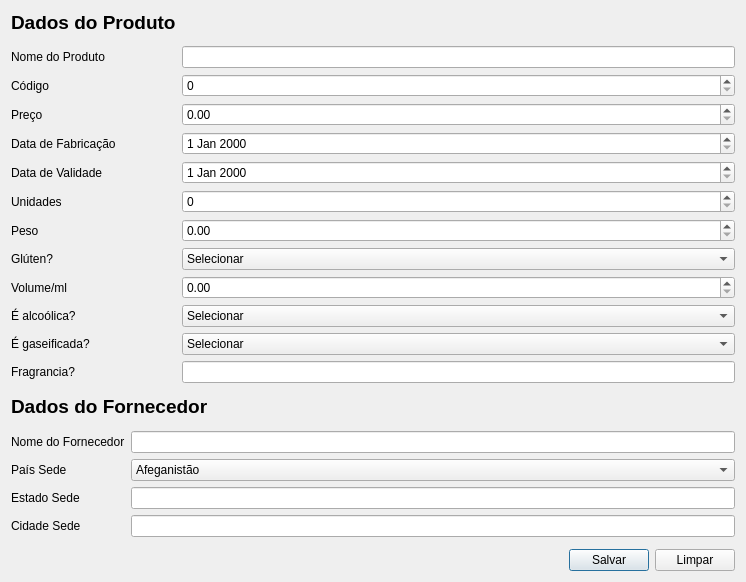
<?xml version="1.0" encoding="UTF-8"?>
<ui version="4.0">
 <class>CadastroMercearia</class>
 <widget class="QDialog" name="CadastroMercearia">
  <property name="enabled">
   <bool>true</bool>
  </property>
  <property name="geometry">
   <rect>
    <x>0</x>
    <y>0</y>
    <width>746</width>
    <height>582</height>
   </rect>
  </property>
  <property name="windowTitle">
   <string>Cadastrar</string>
  </property>
  <layout class="QVBoxLayout" name="verticalLayout">
   <item>
    <layout class="QGridLayout" name="gridLayout">
     <item row="7" column="1">
      <widget class="QSpinBox" name="SPIN_UNIDADE">
       <property name="enabled">
        <bool>true</bool>
       </property>
       <property name="toolTip">
        <string/>
       </property>
       <property name="maximum">
        <number>1000</number>
       </property>
      </widget>
     </item>
     <item row="12" column="0">
      <widget class="QLabel" name="LABEL_GAS">
       <property name="text">
        <string>É gaseificada?</string>
       </property>
      </widget>
     </item>
     <item row="4" column="1">
      <widget class="QDoubleSpinBox" name="SPIN_PRECO">
       <property name="decimals">
        <number>2</number>
       </property>
       <property name="maximum">
        <double>100000000.000000000000000</double>
       </property>
      </widget>
     </item>
     <item row="9" column="1">
      <widget class="QComboBox" name="COMBO_GLUTEN">
       <item>
        <property name="text">
         <string>Selecionar</string>
        </property>
       </item>
       <item>
        <property name="text">
         <string>Sim</string>
        </property>
       </item>
       <item>
        <property name="text">
         <string>Não</string>
        </property>
       </item>
      </widget>
     </item>
     <item row="11" column="0">
      <widget class="QLabel" name="LABEL_ALCOOLICA">
       <property name="text">
        <string>É alcoólica?</string>
       </property>
      </widget>
     </item>
     <item row="5" column="1">
      <widget class="QDateEdit" name="DAFA">
       <property name="enabled">
        <bool>true</bool>
       </property>
       <property name="calendarPopup">
        <bool>false</bool>
       </property>
       <property name="currentSectionIndex">
        <number>0</number>
       </property>
       <property name="timeSpec">
        <enum>Qt::LocalTime</enum>
       </property>
       <property name="date">
        <date>
         <year>2000</year>
         <month>1</month>
         <day>1</day>
        </date>
       </property>
      </widget>
     </item>
     <item row="10" column="1">
      <widget class="QDoubleSpinBox" name="SPIN_VOLUME"/>
     </item>
     <item row="2" column="1">
      <widget class="QLineEdit" name="LINE_NOME"/>
     </item>
     <item row="4" column="0">
      <widget class="QLabel" name="label_2">
       <property name="text">
        <string>Preço</string>
       </property>
      </widget>
     </item>
     <item row="5" column="0">
      <widget class="QLabel" name="label_4">
       <property name="text">
        <string>Data de Fabricação</string>
       </property>
      </widget>
     </item>
     <item row="8" column="0">
      <widget class="QLabel" name="LABEL_PESO">
       <property name="text">
        <string>Peso</string>
       </property>
      </widget>
     </item>
     <item row="3" column="1">
      <widget class="QSpinBox" name="SPIN_CODIGO">
       <property name="maximum">
        <number>9999</number>
       </property>
      </widget>
     </item>
     <item row="6" column="0">
      <widget class="QLabel" name="label_5">
       <property name="text">
        <string>Data de Validade</string>
       </property>
      </widget>
     </item>
     <item row="8" column="1">
      <widget class="QDoubleSpinBox" name="SPIN_PESO">
       <property name="enabled">
        <bool>true</bool>
       </property>
      </widget>
     </item>
     <item row="11" column="1">
      <widget class="QComboBox" name="COMBO_ALCOOLICA">
       <item>
        <property name="text">
         <string>Selecionar</string>
        </property>
       </item>
       <item>
        <property name="text">
         <string>Sim</string>
        </property>
       </item>
       <item>
        <property name="text">
         <string>Não</string>
        </property>
       </item>
      </widget>
     </item>
     <item row="0" column="0">
      <widget class="QLabel" name="label_11">
       <property name="font">
        <font>
         <pointsize>14</pointsize>
         <weight>75</weight>
         <bold>true</bold>
        </font>
       </property>
       <property name="text">
        <string>Dados do Produto</string>
       </property>
      </widget>
     </item>
     <item row="7" column="0">
      <widget class="QLabel" name="LABEL_UNIDADE">
       <property name="text">
        <string>Unidades</string>
       </property>
      </widget>
     </item>
     <item row="3" column="0">
      <widget class="QLabel" name="label_3">
       <property name="text">
        <string>Código</string>
       </property>
      </widget>
     </item>
     <item row="6" column="1">
      <widget class="QDateEdit" name="DAVA"/>
     </item>
     <item row="12" column="1">
      <widget class="QComboBox" name="COMBO_GAS">
       <item>
        <property name="text">
         <string>Selecionar</string>
        </property>
       </item>
       <item>
        <property name="text">
         <string>Sim</string>
        </property>
       </item>
       <item>
        <property name="text">
         <string>Não</string>
        </property>
       </item>
      </widget>
     </item>
     <item row="1" column="0">
      <spacer name="verticalSpacer_2">
       <property name="orientation">
        <enum>Qt::Vertical</enum>
       </property>
       <property name="sizeHint" stdset="0">
        <size>
         <width>20</width>
         <height>40</height>
        </size>
       </property>
      </spacer>
     </item>
     <item row="10" column="0">
      <widget class="QLabel" name="LABEL_VOLUME">
       <property name="text">
        <string>Volume/ml</string>
       </property>
      </widget>
     </item>
     <item row="2" column="0">
      <widget class="QLabel" name="label">
       <property name="text">
        <string>Nome do Produto</string>
       </property>
      </widget>
     </item>
     <item row="9" column="0">
      <widget class="QLabel" name="LABEL_GLUTEN">
       <property name="font">
        <font>
         <kerning>false</kerning>
        </font>
       </property>
       <property name="text">
        <string>Glúten?</string>
       </property>
      </widget>
     </item>
     <item row="13" column="0">
      <widget class="QLabel" name="LABEL_FRAGRANCIA">
       <property name="text">
        <string>Fragrancia?</string>
       </property>
      </widget>
     </item>
     <item row="13" column="1">
      <widget class="QLineEdit" name="LINE_FRAGRANCIA"/>
     </item>
    </layout>
   </item>
   <item>
    <spacer name="verticalSpacer_3">
     <property name="orientation">
      <enum>Qt::Vertical</enum>
     </property>
     <property name="sizeHint" stdset="0">
      <size>
       <width>20</width>
       <height>40</height>
      </size>
     </property>
    </spacer>
   </item>
   <item>
    <widget class="QLabel" name="label_12">
     <property name="font">
      <font>
       <pointsize>14</pointsize>
       <weight>75</weight>
       <bold>true</bold>
      </font>
     </property>
     <property name="text">
      <string>Dados do Fornecedor</string>
     </property>
    </widget>
   </item>
   <item>
    <spacer name="verticalSpacer_4">
     <property name="orientation">
      <enum>Qt::Vertical</enum>
     </property>
     <property name="sizeHint" stdset="0">
      <size>
       <width>20</width>
       <height>40</height>
      </size>
     </property>
    </spacer>
   </item>
   <item>
    <layout class="QFormLayout" name="formLayout_2">
     <item row="0" column="0">
      <widget class="QLabel" name="label_7">
       <property name="text">
        <string>Nome do Fornecedor</string>
       </property>
      </widget>
     </item>
     <item row="0" column="1">
      <widget class="QLineEdit" name="LINE_NOME_FORNECEDOR"/>
     </item>
     <item row="1" column="0">
      <widget class="QLabel" name="label_8">
       <property name="text">
        <string>País Sede</string>
       </property>
      </widget>
     </item>
     <item row="2" column="0">
      <widget class="QLabel" name="label_9">
       <property name="text">
        <string>Estado Sede</string>
       </property>
      </widget>
     </item>
     <item row="2" column="1">
      <widget class="QLineEdit" name="LINE_ESTADO"/>
     </item>
     <item row="3" column="0">
      <widget class="QLabel" name="label_10">
       <property name="text">
        <string>Cidade Sede</string>
       </property>
      </widget>
     </item>
     <item row="3" column="1">
      <widget class="QLineEdit" name="LINE_CIDADE"/>
     </item>
     <item row="1" column="1">
      <widget class="QComboBox" name="COMBOBOX_PAIS">
       <item>
        <property name="text">
         <string>Afeganistão</string>
        </property>
       </item>
       <item>
        <property name="text">
         <string>África do Sul</string>
        </property>
       </item>
       <item>
        <property name="text">
         <string>Albânia</string>
        </property>
       </item>
       <item>
        <property name="text">
         <string>Alemanha</string>
        </property>
       </item>
       <item>
        <property name="text">
         <string>Andorra</string>
        </property>
       </item>
       <item>
        <property name="text">
         <string>Angola</string>
        </property>
       </item>
       <item>
        <property name="text">
         <string>Anguilla</string>
        </property>
       </item>
       <item>
        <property name="text">
         <string>Antilhas Holandesas</string>
        </property>
       </item>
       <item>
        <property name="text">
         <string>Antárctida</string>
        </property>
       </item>
       <item>
        <property name="text">
         <string>Antígua e Barbuda</string>
        </property>
       </item>
       <item>
        <property name="text">
         <string>Argentina</string>
        </property>
       </item>
       <item>
        <property name="text">
         <string>Argélia</string>
        </property>
       </item>
       <item>
        <property name="text">
         <string>Armênia</string>
        </property>
       </item>
       <item>
        <property name="text">
         <string>Aruba</string>
        </property>
       </item>
       <item>
        <property name="text">
         <string>Arábia Saudita</string>
        </property>
       </item>
       <item>
        <property name="text">
         <string>Austrália</string>
        </property>
       </item>
       <item>
        <property name="text">
         <string>Áustria</string>
        </property>
       </item>
       <item>
        <property name="text">
         <string>Azerbaijão</string>
        </property>
       </item>
       <item>
        <property name="text">
         <string>Bahamas</string>
        </property>
       </item>
       <item>
        <property name="text">
         <string>Bahrein</string>
        </property>
       </item>
       <item>
        <property name="text">
         <string>Bangladesh</string>
        </property>
       </item>
       <item>
        <property name="text">
         <string>Barbados</string>
        </property>
       </item>
       <item>
        <property name="text">
         <string>Belize</string>
        </property>
       </item>
       <item>
        <property name="text">
         <string>Benim</string>
        </property>
       </item>
       <item>
        <property name="text">
         <string>Bermudas</string>
        </property>
       </item>
       <item>
        <property name="text">
         <string>Bielorrússia</string>
        </property>
       </item>
       <item>
        <property name="text">
         <string>Bolívia</string>
        </property>
       </item>
       <item>
        <property name="text">
         <string>Botswana</string>
        </property>
       </item>
       <item>
        <property name="text">
         <string>Brasil</string>
        </property>
       </item>
       <item>
        <property name="text">
         <string>Brunei</string>
        </property>
       </item>
       <item>
        <property name="text">
         <string>Bulgária</string>
        </property>
       </item>
       <item>
        <property name="text">
         <string>Burkina Faso</string>
        </property>
       </item>
       <item>
        <property name="text">
         <string>Burundi</string>
        </property>
       </item>
       <item>
        <property name="text">
         <string>Butão</string>
        </property>
       </item>
       <item>
        <property name="text">
         <string>Bélgica</string>
        </property>
       </item>
       <item>
        <property name="text">
         <string>Bósnia e Herzegovina</string>
        </property>
       </item>
       <item>
        <property name="text">
         <string>Cabo Verde</string>
        </property>
       </item>
       <item>
        <property name="text">
         <string>Camarões</string>
        </property>
       </item>
       <item>
        <property name="text">
         <string>Camboja</string>
        </property>
       </item>
       <item>
        <property name="text">
         <string>Canadá</string>
        </property>
       </item>
       <item>
        <property name="text">
         <string>Catar</string>
        </property>
       </item>
       <item>
        <property name="text">
         <string>Cazaquistão</string>
        </property>
       </item>
       <item>
        <property name="text">
         <string>Chade</string>
        </property>
       </item>
       <item>
        <property name="text">
         <string>Chile</string>
        </property>
       </item>
       <item>
        <property name="text">
         <string>China</string>
        </property>
       </item>
       <item>
        <property name="text">
         <string>Chipre</string>
        </property>
       </item>
       <item>
        <property name="text">
         <string>Colômbia</string>
        </property>
       </item>
       <item>
        <property name="text">
         <string>Comores</string>
        </property>
       </item>
       <item>
        <property name="text">
         <string>Coreia do Norte</string>
        </property>
       </item>
       <item>
        <property name="text">
         <string>Coreia do Sul</string>
        </property>
       </item>
       <item>
        <property name="text">
         <string>Costa do Marfim</string>
        </property>
       </item>
       <item>
        <property name="text">
         <string>Costa Rica</string>
        </property>
       </item>
       <item>
        <property name="text">
         <string>Croácia</string>
        </property>
       </item>
       <item>
        <property name="text">
         <string>Cuba</string>
        </property>
       </item>
       <item>
        <property name="text">
         <string>Dinamarca</string>
        </property>
       </item>
       <item>
        <property name="text">
         <string>Djibouti</string>
        </property>
       </item>
       <item>
        <property name="text">
         <string>Dominica</string>
        </property>
       </item>
       <item>
        <property name="text">
         <string>Egito</string>
        </property>
       </item>
       <item>
        <property name="text">
         <string>El Salvador</string>
        </property>
       </item>
       <item>
        <property name="text">
         <string>Emirados Árabes Unidos</string>
        </property>
       </item>
       <item>
        <property name="text">
         <string>Equador</string>
        </property>
       </item>
       <item>
        <property name="text">
         <string>Eritreia</string>
        </property>
       </item>
       <item>
        <property name="text">
         <string>Escócia</string>
        </property>
       </item>
       <item>
        <property name="text">
         <string>Eslováquia</string>
        </property>
       </item>
       <item>
        <property name="text">
         <string>Eslovênia</string>
        </property>
       </item>
       <item>
        <property name="text">
         <string>Espanha</string>
        </property>
       </item>
       <item>
        <property name="text">
         <string>Estados Federados da Micronésia</string>
        </property>
       </item>
       <item>
        <property name="text">
         <string>Estados Unidos</string>
        </property>
       </item>
       <item>
        <property name="text">
         <string>Estônia</string>
        </property>
       </item>
       <item>
        <property name="text">
         <string>Etiópia</string>
        </property>
       </item>
       <item>
        <property name="text">
         <string>Fiji</string>
        </property>
       </item>
       <item>
        <property name="text">
         <string>Filipinas</string>
        </property>
       </item>
       <item>
        <property name="text">
         <string>Finlândia</string>
        </property>
       </item>
       <item>
        <property name="text">
         <string>França</string>
        </property>
       </item>
       <item>
        <property name="text">
         <string>Gabão</string>
        </property>
       </item>
       <item>
        <property name="text">
         <string>Gana</string>
        </property>
       </item>
       <item>
        <property name="text">
         <string>Geórgia</string>
        </property>
       </item>
       <item>
        <property name="text">
         <string>Gibraltar</string>
        </property>
       </item>
       <item>
        <property name="text">
         <string>Granada</string>
        </property>
       </item>
       <item>
        <property name="text">
         <string>Gronelândia</string>
        </property>
       </item>
       <item>
        <property name="text">
         <string>Grécia</string>
        </property>
       </item>
       <item>
        <property name="text">
         <string>Guadalupe</string>
        </property>
       </item>
       <item>
        <property name="text">
         <string>Guam</string>
        </property>
       </item>
       <item>
        <property name="text">
         <string>Guatemala</string>
        </property>
       </item>
       <item>
        <property name="text">
         <string>Guernesei</string>
        </property>
       </item>
       <item>
        <property name="text">
         <string>Guiana</string>
        </property>
       </item>
       <item>
        <property name="text">
         <string>Guiana Francesa</string>
        </property>
       </item>
       <item>
        <property name="text">
         <string>Guiné</string>
        </property>
       </item>
       <item>
        <property name="text">
         <string>Guiné Equatorial</string>
        </property>
       </item>
       <item>
        <property name="text">
         <string>Guiné-Bissau</string>
        </property>
       </item>
       <item>
        <property name="text">
         <string>Gâmbia</string>
        </property>
       </item>
       <item>
        <property name="text">
         <string>Haiti</string>
        </property>
       </item>
       <item>
        <property name="text">
         <string>Honduras</string>
        </property>
       </item>
       <item>
        <property name="text">
         <string>Hong Kong</string>
        </property>
       </item>
       <item>
        <property name="text">
         <string>Hungria</string>
        </property>
       </item>
       <item>
        <property name="text">
         <string>Ilha Bouvet</string>
        </property>
       </item>
       <item>
        <property name="text">
         <string>Ilha de Man</string>
        </property>
       </item>
       <item>
        <property name="text">
         <string>Ilha do Natal</string>
        </property>
       </item>
       <item>
        <property name="text">
         <string>Ilha Heard e Ilhas McDonald</string>
        </property>
       </item>
       <item>
        <property name="text">
         <string>Ilha Norfolk</string>
        </property>
       </item>
       <item>
        <property name="text">
         <string>Ilhas Cayman</string>
        </property>
       </item>
       <item>
        <property name="text">
         <string>Ilhas Cocos (Keeling)</string>
        </property>
       </item>
       <item>
        <property name="text">
         <string>Ilhas Cook</string>
        </property>
       </item>
       <item>
        <property name="text">
         <string>Ilhas Feroé</string>
        </property>
       </item>
       <item>
        <property name="text">
         <string>Ilhas Geórgia do Sul e Sandwich do Sul</string>
        </property>
       </item>
       <item>
        <property name="text">
         <string>Ilhas Malvinas</string>
        </property>
       </item>
       <item>
        <property name="text">
         <string>Ilhas Marshall</string>
        </property>
       </item>
       <item>
        <property name="text">
         <string>Ilhas Menores Distantes dos Estados Unidos</string>
        </property>
       </item>
       <item>
        <property name="text">
         <string>Ilhas Salomão</string>
        </property>
       </item>
       <item>
        <property name="text">
         <string>Ilhas Virgens Americanas</string>
        </property>
       </item>
       <item>
        <property name="text">
         <string>Ilhas Virgens Britânicas</string>
        </property>
       </item>
       <item>
        <property name="text">
         <string>Ilhas Åland</string>
        </property>
       </item>
       <item>
        <property name="text">
         <string>Indonésia</string>
        </property>
       </item>
       <item>
        <property name="text">
         <string>Inglaterra</string>
        </property>
       </item>
       <item>
        <property name="text">
         <string>Índia</string>
        </property>
       </item>
       <item>
        <property name="text">
         <string>Iraque</string>
        </property>
       </item>
       <item>
        <property name="text">
         <string>Irlanda do Norte</string>
        </property>
       </item>
       <item>
        <property name="text">
         <string>Irlanda</string>
        </property>
       </item>
       <item>
        <property name="text">
         <string>Irã</string>
        </property>
       </item>
       <item>
        <property name="text">
         <string>Islândia</string>
        </property>
       </item>
       <item>
        <property name="text">
         <string>Israel</string>
        </property>
       </item>
       <item>
        <property name="text">
         <string>Itália</string>
        </property>
       </item>
       <item>
        <property name="text">
         <string>Iêmen</string>
        </property>
       </item>
       <item>
        <property name="text">
         <string>Jamaica</string>
        </property>
       </item>
       <item>
        <property name="text">
         <string>Japão</string>
        </property>
       </item>
       <item>
        <property name="text">
         <string>Jersey</string>
        </property>
       </item>
       <item>
        <property name="text">
         <string>Jordânia</string>
        </property>
       </item>
       <item>
        <property name="text">
         <string>Kiribati</string>
        </property>
       </item>
       <item>
        <property name="text">
         <string>Kuwait</string>
        </property>
       </item>
       <item>
        <property name="text">
         <string>Laos</string>
        </property>
       </item>
       <item>
        <property name="text">
         <string>Lesoto</string>
        </property>
       </item>
       <item>
        <property name="text">
         <string>Letônia</string>
        </property>
       </item>
       <item>
        <property name="text">
         <string>Libéria</string>
        </property>
       </item>
       <item>
        <property name="text">
         <string>Liechtenstein</string>
        </property>
       </item>
       <item>
        <property name="text">
         <string>Lituânia</string>
        </property>
       </item>
       <item>
        <property name="text">
         <string>Luxemburgo</string>
        </property>
       </item>
       <item>
        <property name="text">
         <string>Líbano</string>
        </property>
       </item>
       <item>
        <property name="text">
         <string>Líbia</string>
        </property>
       </item>
       <item>
        <property name="text">
         <string>Macau</string>
        </property>
       </item>
       <item>
        <property name="text">
         <string>Macedônia</string>
        </property>
       </item>
       <item>
        <property name="text">
         <string>Madagáscar</string>
        </property>
       </item>
       <item>
        <property name="text">
         <string>Malawi</string>
        </property>
       </item>
       <item>
        <property name="text">
         <string>Maldivas</string>
        </property>
       </item>
       <item>
        <property name="text">
         <string>Mali</string>
        </property>
       </item>
       <item>
        <property name="text">
         <string>Malta</string>
        </property>
       </item>
       <item>
        <property name="text">
         <string>Malásia</string>
        </property>
       </item>
       <item>
        <property name="text">
         <string>Marianas Setentrionais</string>
        </property>
       </item>
       <item>
        <property name="text">
         <string>Marrocos</string>
        </property>
       </item>
       <item>
        <property name="text">
         <string>Martinica</string>
        </property>
       </item>
       <item>
        <property name="text">
         <string>Mauritânia</string>
        </property>
       </item>
       <item>
        <property name="text">
         <string>Maurícia</string>
        </property>
       </item>
       <item>
        <property name="text">
         <string>Mayotte</string>
        </property>
       </item>
       <item>
        <property name="text">
         <string>Moldávia</string>
        </property>
       </item>
       <item>
        <property name="text">
         <string>Mongólia</string>
        </property>
       </item>
       <item>
        <property name="text">
         <string>Montenegro</string>
        </property>
       </item>
       <item>
        <property name="text">
         <string>Montserrat</string>
        </property>
       </item>
       <item>
        <property name="text">
         <string>Moçambique</string>
        </property>
       </item>
       <item>
        <property name="text">
         <string>Myanmar</string>
        </property>
       </item>
       <item>
        <property name="text">
         <string>México</string>
        </property>
       </item>
       <item>
        <property name="text">
         <string>Mônaco</string>
        </property>
       </item>
       <item>
        <property name="text">
         <string>Namíbia</string>
        </property>
       </item>
       <item>
        <property name="text">
         <string>Nauru</string>
        </property>
       </item>
       <item>
        <property name="text">
         <string>Nepal</string>
        </property>
       </item>
       <item>
        <property name="text">
         <string>Nicarágua</string>
        </property>
       </item>
       <item>
        <property name="text">
         <string>Nigéria</string>
        </property>
       </item>
       <item>
        <property name="text">
         <string>Niue</string>
        </property>
       </item>
       <item>
        <property name="text">
         <string>Noruega</string>
        </property>
       </item>
       <item>
        <property name="text">
         <string>Nova Caledônia</string>
        </property>
       </item>
       <item>
        <property name="text">
         <string>Nova Zelândia</string>
        </property>
       </item>
       <item>
        <property name="text">
         <string>Níger</string>
        </property>
       </item>
       <item>
        <property name="text">
         <string>Omã</string>
        </property>
       </item>
       <item>
        <property name="text">
         <string>Palau</string>
        </property>
       </item>
       <item>
        <property name="text">
         <string>Palestina</string>
        </property>
       </item>
       <item>
        <property name="text">
         <string>Panamá</string>
        </property>
       </item>
       <item>
        <property name="text">
         <string>Papua-Nova Guiné</string>
        </property>
       </item>
       <item>
        <property name="text">
         <string>Paquistão</string>
        </property>
       </item>
       <item>
        <property name="text">
         <string>Paraguai</string>
        </property>
       </item>
       <item>
        <property name="text">
         <string>País de Gales</string>
        </property>
       </item>
       <item>
        <property name="text">
         <string>Países Baixos</string>
        </property>
       </item>
       <item>
        <property name="text">
         <string>Peru</string>
        </property>
       </item>
       <item>
        <property name="text">
         <string>Pitcairn</string>
        </property>
       </item>
       <item>
        <property name="text">
         <string>Polinésia Francesa</string>
        </property>
       </item>
       <item>
        <property name="text">
         <string>Polônia</string>
        </property>
       </item>
       <item>
        <property name="text">
         <string>Porto Rico</string>
        </property>
       </item>
       <item>
        <property name="text">
         <string>Portugal</string>
        </property>
       </item>
       <item>
        <property name="text">
         <string>Quirguistão</string>
        </property>
       </item>
       <item>
        <property name="text">
         <string>Quênia</string>
        </property>
       </item>
       <item>
        <property name="text">
         <string>Reino Unido</string>
        </property>
       </item>
       <item>
        <property name="text">
         <string>República Centro-Africana</string>
        </property>
       </item>
       <item>
        <property name="text">
         <string>República Checa</string>
        </property>
       </item>
       <item>
        <property name="text">
         <string>República Democrática do Congo</string>
        </property>
       </item>
       <item>
        <property name="text">
         <string>República do Congo</string>
        </property>
       </item>
       <item>
        <property name="text">
         <string>República Dominicana</string>
        </property>
       </item>
       <item>
        <property name="text">
         <string>Reunião</string>
        </property>
       </item>
       <item>
        <property name="text">
         <string>Romênia</string>
        </property>
       </item>
       <item>
        <property name="text">
         <string>Ruanda</string>
        </property>
       </item>
       <item>
        <property name="text">
         <string>Rússia</string>
        </property>
       </item>
       <item>
        <property name="text">
         <string>Saara Ocidental</string>
        </property>
       </item>
       <item>
        <property name="text">
         <string>Saint Martin</string>
        </property>
       </item>
       <item>
        <property name="text">
         <string>Saint-Barthélemy</string>
        </property>
       </item>
       <item>
        <property name="text">
         <string>Saint-Pierre e Miquelon</string>
        </property>
       </item>
       <item>
        <property name="text">
         <string>Samoa Americana</string>
        </property>
       </item>
       <item>
        <property name="text">
         <string>Samoa</string>
        </property>
       </item>
       <item>
        <property name="text">
         <string>Santa Helena, Ascensão e Tristão da Cunha</string>
        </property>
       </item>
       <item>
        <property name="text">
         <string>Santa Lúcia</string>
        </property>
       </item>
       <item>
        <property name="text">
         <string>Senegal</string>
        </property>
       </item>
       <item>
        <property name="text">
         <string>Serra Leoa</string>
        </property>
       </item>
       <item>
        <property name="text">
         <string>Seychelles</string>
        </property>
       </item>
       <item>
        <property name="text">
         <string>Singapura</string>
        </property>
       </item>
       <item>
        <property name="text">
         <string>Somália</string>
        </property>
       </item>
       <item>
        <property name="text">
         <string>Sri Lanka</string>
        </property>
       </item>
       <item>
        <property name="text">
         <string>Suazilândia</string>
        </property>
       </item>
       <item>
        <property name="text">
         <string>Sudão</string>
        </property>
       </item>
       <item>
        <property name="text">
         <string>Suriname</string>
        </property>
       </item>
       <item>
        <property name="text">
         <string>Suécia</string>
        </property>
       </item>
       <item>
        <property name="text">
         <string>Suíça</string>
        </property>
       </item>
       <item>
        <property name="text">
         <string>Svalbard e Jan Mayen</string>
        </property>
       </item>
       <item>
        <property name="text">
         <string>São Cristóvão e Nevis</string>
        </property>
       </item>
       <item>
        <property name="text">
         <string>São Marino</string>
        </property>
       </item>
       <item>
        <property name="text">
         <string>São Tomé e Príncipe</string>
        </property>
       </item>
       <item>
        <property name="text">
         <string>São Vicente e Granadinas</string>
        </property>
       </item>
       <item>
        <property name="text">
         <string>Sérvia</string>
        </property>
       </item>
       <item>
        <property name="text">
         <string>Síria</string>
        </property>
       </item>
       <item>
        <property name="text">
         <string>Tadjiquistão</string>
        </property>
       </item>
       <item>
        <property name="text">
         <string>Tailândia</string>
        </property>
       </item>
       <item>
        <property name="text">
         <string>Taiwan</string>
        </property>
       </item>
       <item>
        <property name="text">
         <string>Tanzânia</string>
        </property>
       </item>
       <item>
        <property name="text">
         <string>Terras Austrais e Antárticas Francesas</string>
        </property>
       </item>
       <item>
        <property name="text">
         <string>Território Britânico do Oceano Índico</string>
        </property>
       </item>
       <item>
        <property name="text">
         <string>Timor-Leste</string>
        </property>
       </item>
       <item>
        <property name="text">
         <string>Togo</string>
        </property>
       </item>
       <item>
        <property name="text">
         <string>Tonga</string>
        </property>
       </item>
       <item>
        <property name="text">
         <string>Toquelau</string>
        </property>
       </item>
       <item>
        <property name="text">
         <string>Trinidad e Tobago</string>
        </property>
       </item>
       <item>
        <property name="text">
         <string>Tunísia</string>
        </property>
       </item>
       <item>
        <property name="text">
         <string>Turcas e Caicos</string>
        </property>
       </item>
       <item>
        <property name="text">
         <string>Turquemenistão</string>
        </property>
       </item>
       <item>
        <property name="text">
         <string>Turquia</string>
        </property>
       </item>
       <item>
        <property name="text">
         <string>Tuvalu</string>
        </property>
       </item>
       <item>
        <property name="text">
         <string>Ucrânia</string>
        </property>
       </item>
       <item>
        <property name="text">
         <string>Uganda</string>
        </property>
       </item>
       <item>
        <property name="text">
         <string>Uruguai</string>
        </property>
       </item>
       <item>
        <property name="text">
         <string>Uzbequistão</string>
        </property>
       </item>
       <item>
        <property name="text">
         <string>Vanuatu</string>
        </property>
       </item>
       <item>
        <property name="text">
         <string>Vaticano</string>
        </property>
       </item>
       <item>
        <property name="text">
         <string>Venezuela</string>
        </property>
       </item>
       <item>
        <property name="text">
         <string>Vietname</string>
        </property>
       </item>
       <item>
        <property name="text">
         <string>Wallis e Futuna</string>
        </property>
       </item>
       <item>
        <property name="text">
         <string>Zimbabwe</string>
        </property>
       </item>
       <item>
        <property name="text">
         <string>Zâmbia</string>
        </property>
       </item>
      </widget>
     </item>
    </layout>
   </item>
   <item>
    <spacer name="verticalSpacer">
     <property name="orientation">
      <enum>Qt::Vertical</enum>
     </property>
     <property name="sizeHint" stdset="0">
      <size>
       <width>20</width>
       <height>40</height>
      </size>
     </property>
    </spacer>
   </item>
   <item>
    <layout class="QHBoxLayout" name="horizontalLayout">
     <item>
      <spacer name="horizontalSpacer">
       <property name="orientation">
        <enum>Qt::Horizontal</enum>
       </property>
       <property name="sizeHint" stdset="0">
        <size>
         <width>40</width>
         <height>20</height>
        </size>
       </property>
      </spacer>
     </item>
     <item>
      <widget class="QPushButton" name="BTN_SALVAR_MERC">
       <property name="text">
        <string>Salvar</string>
       </property>
      </widget>
     </item>
     <item>
      <widget class="QPushButton" name="BTN_CANCELAR_MERC">
       <property name="text">
        <string>Limpar</string>
       </property>
      </widget>
     </item>
    </layout>
   </item>
  </layout>
 </widget>
 <tabstops>
  <tabstop>LINE_NOME</tabstop>
  <tabstop>SPIN_CODIGO</tabstop>
  <tabstop>SPIN_PRECO</tabstop>
  <tabstop>DAFA</tabstop>
  <tabstop>DAVA</tabstop>
  <tabstop>SPIN_UNIDADE</tabstop>
  <tabstop>LINE_NOME_FORNECEDOR</tabstop>
  <tabstop>LINE_ESTADO</tabstop>
  <tabstop>LINE_CIDADE</tabstop>
  <tabstop>BTN_SALVAR_MERC</tabstop>
  <tabstop>BTN_CANCELAR_MERC</tabstop>
 </tabstops>
 <resources/>
 <connections/>
</ui>
